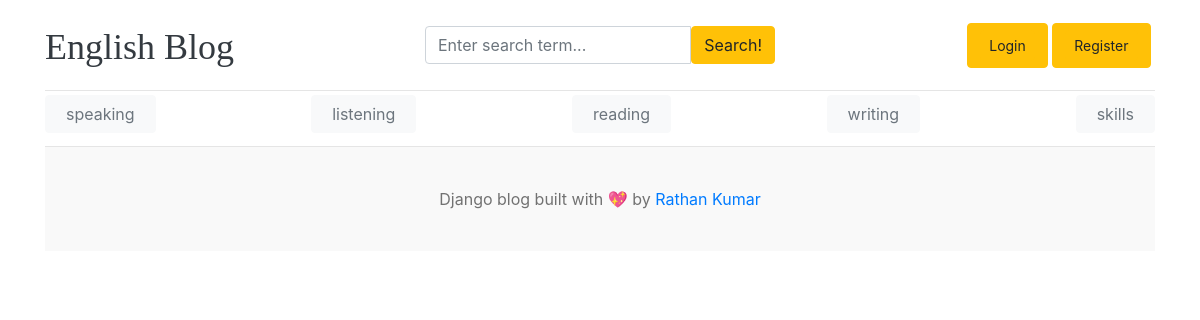
/dashboard/categories/, run on the app's committed database.
### blogs/models.py (models this page shows, shortened)
class Category(models.Model):
    category_name = models.CharField(max_length=50, unique=True)
    created_at = models.DateTimeField(auto_now_add=True)
    updated_at = models.DateTimeField(auto_now=True)
    class Meta:
        verbose_name_plural = 'categories'

### dashboards/views.py (the view)
# urls.py: path('categories/', views.categories, name='categories'),
def categories(request):
    return render(request, 'dashboard/categories.html')

### blogs/context_processors.py (called while the page is built)
def get_categories(request):
    categories = Category.objects.all()
    return dict(categories=categories)

def get_social_links(request):
    social_links = SocialLink.objects.all()
    return dict(social_links=social_links)

### templates/dashboard/categories.html (shortened to what this page needs)
{% extends 'base.html' %}
{% block content %}
    <div class="row">
        {% include 'dashboard/sidebar.html' %}
        <div class="col-md-9">
    </div>
    </div>
{% endblock %}

### templates/base.html (shortened to what this page needs)
{% load static %}
<!DOCTYPE html>
<html lang="en">
<head>
    <link href="https://getbootstrap.com/docs/4.0/dist/css/bootstrap.min.css" rel="stylesheet">
    <link href="{% static 'css/blog.css' %}" rel="stylesheet">
    <link rel="stylesheet" href="https://cdnjs.cloudflare.com/ajax/libs/font-awesome/4.7.0/css/font-awesome.min.css">
</head>
<body>
<div class="container">
    <header class="blog-header py-3">
        <div class="row flex-nowrap justify-content-between align-items-center">
            <div class="col-4 pt-1">
                <a class="blog-header-logo text-dark" href="/">English Blog</a>
            </div>
            <div class="col-4">
                <form action="{% url 'search' %}" method="GET">
                    <div class="input-group">
                        <input class="form-control" type="text" name="keyword" value="{{ keyword }}"
                               placeholder="Enter search term..." aria-label="Enter search term..."
                               aria-describedby="button-search"/>
                        <button type="submit" class="btn btn-warning" id="button-search" type="button">Search!</button>
                    </div>
                </form>
            </div>
            <div class="col-4 d-flex justify-content-end align-items-center">
                {% if not user.is_authenticated %}
                    <buttun class="btn btn-warning"><a class="btn btn-sm btn-warning" href="{% url 'login' %}">Login</a>
                    </buttun> &nbsp;
                    <buttun class="btn btn-warning"><a class="btn btn-sm btn-warning" href="{% url 'register' %}">Register</a>
                    </buttun> &nbsp;
                {% endif %}
            </div>
        </div>
    </header>
    <div class="nav-scroller py-1 mb-2">
        <nav class="nav d-flex justify-content-between">
            {% for cat in categories %}
                <button type="button" class="btn btn-light"><a class="p-2 text-muted"
                                                               href="{% url 'posts_by_category' cat.id %}">{{ cat.category_name }}</a>
                </button>
            {% endfor %}
        </nav>
    </div>
    {% block content %}
    {% endblock %}
    <footer class="blog-footer">
        <p>Django blog built with 💖 by <a href="#">Rathan Kumar</a></p>
    </footer>
</body>
</html>

### config/static/css/blog.css (style rules this page uses)
.blog-header { border-bottom: 1px solid #e5e5e5; }
.blog-header-logo { font-family: "Playfair Display", Georgia, "Times New Roman", serif; font-size: 2.25rem; }
.blog-footer { padding: 2.5rem 0; color: #727272; text-align: center; background-color: #f9f9f9; border-top: .05rem solid #e5e5e5; }
.blog-footer p:last-child { margin-bottom: 0; }

### data on the page
Category: category_name "speaking"
Category: category_name "listening"
Category: category_name "reading"
Category: category_name "writing"
Category: category_name "skills"
